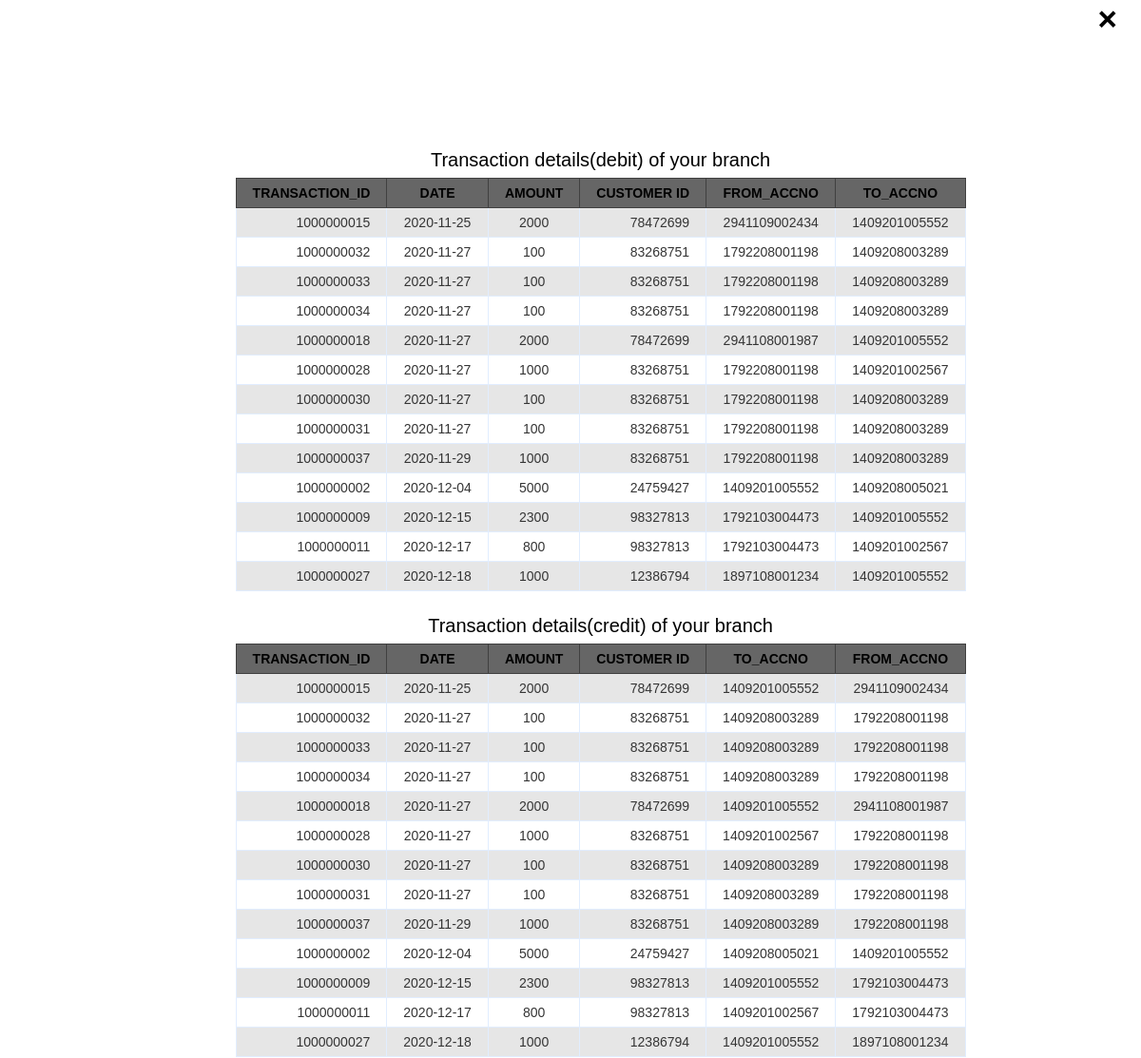
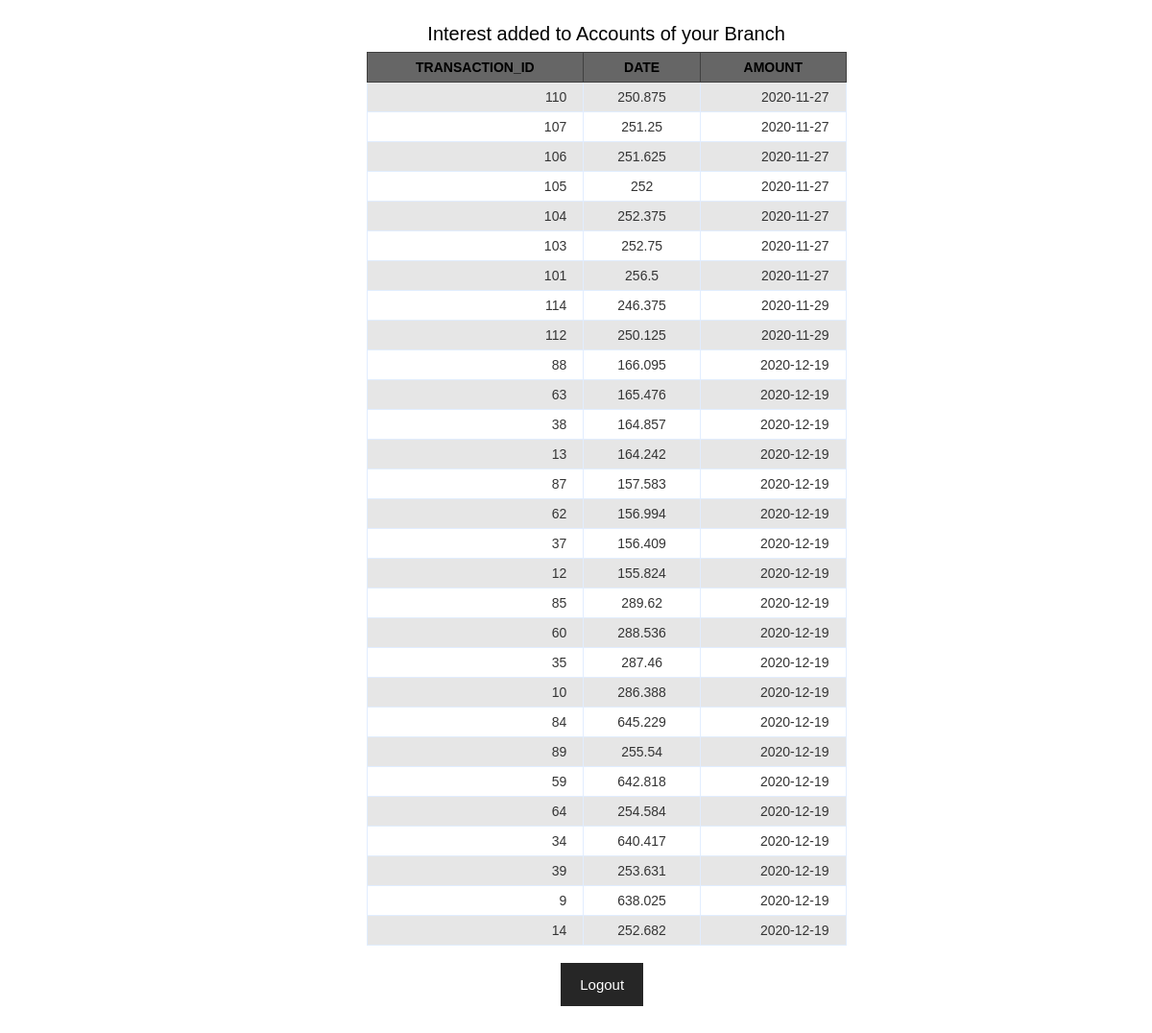
The page /testf1/empfullrep.php (signed in) on the database its author committed (2 pictures, top to bottom).
### tables this page shows
CREATE TABLE `transaction` (
  `transid` int(10) unsigned NOT NULL AUTO_INCREMENT,
  `transdate` date NOT NULL,
  `amount` decimal(8,0) unsigned NOT NULL,
  `custid` decimal(8,0) unsigned NOT NULL,
  `accno` decimal(13,0) unsigned NOT NULL,
  `to_acc` decimal(13,0) unsigned NOT NULL,
  PRIMARY KEY (`transid`,`to_acc`,`accno`,`custid`),
  UNIQUE KEY `transid_UNIQUE` (`transid`),
  KEY `custom_id_idx` (`custid`),
  KEY `toacc` (`to_acc`),
  KEY `acc_no` (`accno`),
  CONSTRAINT `acc_no` FOREIGN KEY (`accno`) REFERENCES `account` (`accno`) ON DELETE CASCADE,
  CONSTRAINT `custom_id` FOREIGN KEY (`custid`) REFERENCES `customer` (`custid`) ON DELETE CASCADE,
  CONSTRAINT `toacc` FOREIGN KEY (`to_acc`) REFERENCES `account` (`accno`) ON DELETE CASCADE
);

CREATE TABLE `acc_interest` (
  `accid` decimal(13,0) NOT NULL,
  `difadded` float NOT NULL,
  `id` int(11) NOT NULL AUTO_INCREMENT,
  `adate` date NOT NULL,
  PRIMARY KEY (`id`),
  KEY `accoid_idx` (`accid`),
  CONSTRAINT `accoid` FOREIGN KEY (`accid`) REFERENCES `account` (`accno`) ON DELETE CASCADE ON UPDATE CASCADE
);

### testf1/empfullrep.php (the view, shortened to what this page needs)
<html>
<head>
	<link rel="stylesheet" type="text/css" href="s2.css" />
</head>
<body>
	<div class="container">
		<form>
			<div class="imgcontainer"> <span onclick="window.location.href = 'tabs10.php'" class="close" title="Close">&times;</span> </div>
			<div class="container">
				<table class="data-table">
					<caption class="title" style="text-align: center; font-size: 20px; ">Transaction details(debit) of your branch</caption>
					<thead>
						<tr>
							<th>Transaction_id</th>
							<th>Date</th>
							<th>Amount</th>
							<th>Customer id</th>
							<th>From_Accno</th>
							<th>To_Accno</th>
						</tr>
					</thead>
					<tbody>
						<?php
         include("dbcon.php");
         if (mysqli_multi_query($db, "SELECT transid ,transdate ,amount ,custid ,accno ,to_acc FROM trans  order by transdate ")  or die('SQL Error: ' . mysqli_error($db))) {
             do {
                 if ($result1 = mysqli_store_result($db)) {
                     while ($row = mysqli_fetch_row($result1)) {
                         echo '<tr>
                 <td>'.$row[0].'</td>
                 <td>'.$row[1].'</td>
                 <td>'.$row[2].'</td>
                 <td>'.$row[3].'</td>
                 <td>'.$row[4].'</td>
                 <td>'.$row[5].'</td>
                 </tr>';
                     }
                 }
             } while (mysqli_next_result($db));
         }
         ?>
				</table>
				<br>
				<table class="data-table">
					<caption class="title" style="text-align: center; font-size: 20px; " s>Transaction details(credit) of your branch</caption>
					<thead>
						<tr>
							<th>Transaction_id</th>
							<th>Date</th>
							<th>Amount</th>
							<th>Customer id</th>
							<th>To_Accno</th>
							<th>From_Accno</th>
						</tr>
					</thead>
					<tbody>
						<?php
           include("dbcon.php");
           if (mysqli_multi_query($db, "SELECT transid ,transdate ,amount ,custid ,accno ,to_acc FROM trans  order by transdate ")  or die('SQL Error: ' . mysqli_error($db))) {
               do {
                   if ($result1 = mysqli_store_result($db)) {
                       while ($row = mysqli_fetch_row($result1)) {
                           echo '<tr>
                   <td>'.$row[0].'</td>
                   <td>'.$row[1].'</td>
                   <td>'.$row[2].'</td>
                   <td>'.$row[3].'</td>
                   <td>'.$row[5].'</td>
                   <td>'.$row[4].'</td>
                   </tr>';
                       }
                   }
               } while (mysqli_next_result($db));
           }
           ?>
					</tbody>
				</table>
				<br>
				<table class="data-table">
					<caption class="title" style="text-align: center; font-size: 20px; ">Interest added to Accounts of your Branch</caption>
					<thead>
						<tr>
							<th>Transaction_id</th>
							<th>Date</th>
							<th>Amount</th>
						</tr>
					</thead>
					<tbody>
						<?php
   						include("dbcon.php");
       					$empid = $_SESSION['empid'];
						$result = mysqli_query($db, "SELECT * FROM employee WHERE empid = '$empid'") or die('SQL Error: ' . mysqli_error($db));
						$row1 = mysqli_fetch_array($result);
						$ifsc= $row1['ifsc'];
						$ifsc = mysqli_real_escape_string($db, $ifsc);
       					if (mysqli_multi_query($db, "SELECT * from acc_interest inner join account on accid=accno where ifsc='$ifsc' order by adate ")  or die('SQL Error: ' . mysqli_error($db))) {
           					do {
               					if ($result1 = mysqli_store_result($db)) {
                   					while ($row = mysqli_fetch_row($result1)) {
                       					echo '<tr>
										<td>'.$row[2].'</td>
										<td>'.$row[1].'</td>
										<td>'.$row[3].'</td>
										</tr>';
                   					}
               					}
           					} while (mysqli_next_result($db));
       					}
   						?>
					</tbody>
				</table>
			</div>
			<br>
			<button type="button" onclick="window.location.href= 'tabs10.php'" class="cancelbtn">Logout</button>
		</form>
	</div>
</body>

### testf1/s2.css (style rules this page uses)
body { font-family: Arial, Helvetica, sans-serif; }
form { width: 80%; margin: 150px; }
table { margin: auto; font-size: 12px; }
table td { transition: all .5s; text-align: center; }
.data-table { border-collapse: collapse; font-size: 14px; min-width: 500px; }
.data-table th, .data-table td { border: 1px solid #e1edff; padding: 7px 17px; }
.data-table caption { margin: 7px; }
.data-table thead th { background-color: #666666; border-color: #404040; text-transform: uppercase; }
.data-table tbody td { color: #353535; }
.data-table tbody td:first-child, .data-table tbody td:nth-child(4), .data-table tbody td:last-child { text-align: right; }
.data-table tbody tr:nth-child(odd) td { background-color: #e6e6e6; }
.close { position: absolute; right: 25px; top: 0; color: #000; font-size: 35px; font-weight: bold; }
button { background-color: #262626; color:white; padding: 14px 20px; margin-left: 45%; border: none; cursor: pointer; width: auto; font-size: 15px; }

### rows shown on the page
transaction: transid "1000000015", transdate "2020-11-25", amount "2000", custid "78472699", accno "2941109002434", to_acc "1409201005552"
transaction: transid "1000000032", transdate "2020-11-27", amount "100", custid "83268751", accno "1792208001198", to_acc "1409208003289"
transaction: transid "1000000033", transdate "2020-11-27", amount "100", custid "83268751", accno "1792208001198", to_acc "1409208003289"
transaction: transid "1000000034", transdate "2020-11-27", amount "100", custid "83268751", accno "1792208001198", to_acc "1409208003289"
transaction: transid "1000000018", transdate "2020-11-27", amount "2000", custid "78472699", accno "2941108001987", to_acc "1409201005552"
transaction: transid "1000000028", transdate "2020-11-27", amount "1000", custid "83268751", accno "1792208001198", to_acc "1409201002567"
transaction: transid "1000000030", transdate "2020-11-27", amount "100", custid "83268751", accno "1792208001198", to_acc "1409208003289"
transaction: transid "1000000031", transdate "2020-11-27", amount "100", custid "83268751", accno "1792208001198", to_acc "1409208003289"
transaction: transid "1000000037", transdate "2020-11-29", amount "1000", custid "83268751", accno "1792208001198", to_acc "1409208003289"
transaction: transid "1000000002", transdate "2020-12-04", amount "5000", custid "24759427", accno "1409201005552", to_acc "1409208005021"
transaction: transid "1000000009", transdate "2020-12-15", amount "2300", custid "98327813", accno "1792103004473", to_acc "1409201005552"
transaction: transid "1000000011", transdate "2020-12-17", amount "800", custid "98327813", accno "1792103004473", to_acc "1409201002567"
transaction: transid "1000000027", transdate "2020-12-18", amount "1000", custid "12386794", accno "1897108001234", to_acc "1409201005552"
acc_interest: id "110", difadded "250.875", adate "2020-11-27"
acc_interest: id "107", difadded "251.25", adate "2020-11-27"
acc_interest: id "106", difadded "251.625", adate "2020-11-27"
acc_interest: id "105", difadded "252", adate "2020-11-27"
acc_interest: id "104", difadded "252.375", adate "2020-11-27"
acc_interest: id "103", difadded "252.75", adate "2020-11-27"
acc_interest: id "101", difadded "256.5", adate "2020-11-27"
acc_interest: id "114", difadded "246.375", adate "2020-11-29"
acc_interest: id "112", difadded "250.125", adate "2020-11-29"
acc_interest: id "88", difadded "166.095", adate "2020-12-19"
acc_interest: id "63", difadded "165.476", adate "2020-12-19"
acc_interest: id "38", difadded "164.857", adate "2020-12-19"
acc_interest: id "13", difadded "164.242", adate "2020-12-19"
acc_interest: id "87", difadded "157.583", adate "2020-12-19"
acc_interest: id "62", difadded "156.994", adate "2020-12-19"
acc_interest: id "37", difadded "156.409", adate "2020-12-19"
acc_interest: id "12", difadded "155.824", adate "2020-12-19"
acc_interest: id "85", difadded "289.62", adate "2020-12-19"
acc_interest: id "60", difadded "288.536", adate "2020-12-19"
acc_interest: id "35", difadded "287.46", adate "2020-12-19"
acc_interest: id "10", difadded "286.388", adate "2020-12-19"
acc_interest: id "84", difadded "645.229", adate "2020-12-19"
acc_interest: id "89", difadded "255.54", adate "2020-12-19"
acc_interest: id "59", difadded "642.818", adate "2020-12-19"
acc_interest: id "64", difadded "254.584", adate "2020-12-19"
acc_interest: id "34", difadded "640.417", adate "2020-12-19"
acc_interest: id "39", difadded "253.631", adate "2020-12-19"
acc_interest: id "9", difadded "638.025", adate "2020-12-19"
acc_interest: id "14", difadded "252.682", adate "2020-12-19"
